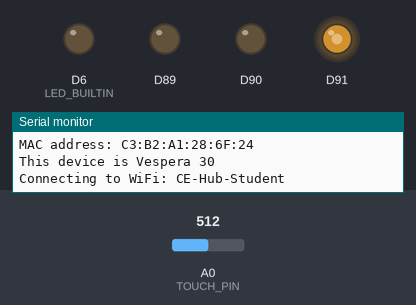
A sketch run on a simulated Arduino MKR. On the bench: output pins drawn as LEDs (lit = HIGH), the last lines printed to the serial monitor. Inputs (shaded band) come from the test bench; at power-on: A0 (TOUCH_PIN) = 512. WiFi joins after 1.5 s; servers stay silent unless stated; random numbers use the default seed unless the sketch sets one; no MQTT or app messages arrive unless stated.

Above: at 0.1 s.
At 3.2 s:
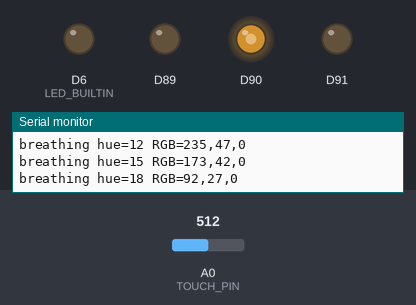
3.3 s: A0 (TOUCH_PIN) set to 309
4.8 s: A0 (TOUCH_PIN) set to 283
Timing chart, 0 to 7.8 s (numbered marks = the images above; inputs shaded):
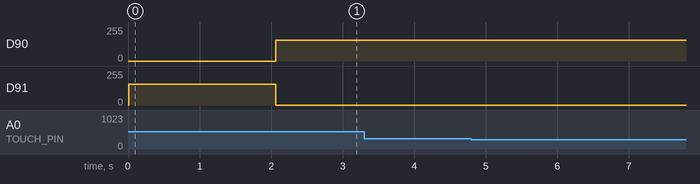

The sketch:

mkr1010_mqtt_simple.ino
```cpp
// Cheng Zhong October 2025 - v1 - MQTT messager to vespera

// works with MKR1010

#include <SPI.h>
#include <WiFiNINA.h>
#include <PubSubClient.h>
#include "arduino_secrets.h"
#include <utility/wifi_drv.h>   // library to drive to RGB LED on the MKR1010

const int TOUCH_PIN = A0;

/**** please enter your sensitive data in the Secret tab/arduino_secrets.h
**** using format below*/
#define SECRET_SSID "CE-Hub-Student"
#define SECRET_PASS "casa-ce-gagarin-public-service"
#define SECRET_MQTTUSER "student"
#define SECRET_MQTTPASS "ce2021-mqtt-forget-whale"

const char* ssid          = SECRET_SSID;
const char* password      = SECRET_PASS;
const char* mqtt_username = SECRET_MQTTUSER;
const char* mqtt_password = SECRET_MQTTPASS;
const char* mqtt_server   = "mqtt.cetools.org";
const int mqtt_port       = 1884;

// create wifi object and mqtt object
WiFiClient wifiClient;
PubSubClient mqttClient(wifiClient);

// breathing effect control
bool breathing = false;
unsigned long lastUpdate = 0;
int hue = 0;

// Make sure to update your lightid value below with the one you have been allocated
String lightId = "30"; // the topic id number or user number being used.

// Here we define the MQTT topic we will be publishing data to
String mqtt_topic = "student/CASA0014/luminaire/" + lightId;
String clientId = ""; // will set once i have mac address so that it is unique

// NeoPixel Configuration - we need to know this to know how to send messages
// to vespera
const int num_leds = 72;
const int payload_size = num_leds * 3; // x3 for RGB

// Create the byte array to send in MQTT payload this stores all the colours
// in memory so that they can be accessed in for example the rainbow function
byte RGBpayload[payload_size];

void setup() {
  Serial.begin(115200);
  //while (!Serial); // Wait for serial port to connect (useful for debugging)
  Serial.println("Vespera");

  // print your MAC address:
  byte mac[6];
  WiFi.macAddress(mac);
  Serial.print("MAC address: ");
  printMacAddress(mac);

  Serial.print("This device is Vespera ");
  Serial.println(lightId);

  // Connect to WiFi
  startWifi();

  // Connect to MQTT broker
  mqttClient.setServer(mqtt_server, mqtt_port);
  mqttClient.setBufferSize(2000);
  mqttClient.setCallback(callback);

  Serial.println("Set-up complete");
  pinMode(LED_BUILTIN, OUTPUT);

}

void loop() {
  if (!mqttClient.connected()) {
    reconnectMQTT();
  }

  if (WiFi.status() != WL_CONNECTED){
    startWifi();
  }
  mqttClient.loop();

  static bool lastPressed = false;
  int raw = analogRead(TOUCH_PIN);
  bool pressed = (raw > 300);

  // detect changes in touch status
  if (pressed != lastPressed) {
    lastPressed = pressed;

    if (pressed) {
      breathing = true;
      Serial.println("TOUCH PRESSED -> start breathing");
    } else {
      breathing = false;
      fadeToColor(0, 0, 0, 20, 20);  // slowly fade out after release
      Serial.println("TOUCH RELEASED -> fade out");
    }
  }

  // if breathing mode on, run effect
  if (breathing) {
    breathingEffect();
  }

  delay(20);
}

// Function to update the R, G, B values of a single LED pixel
// RGB can a value between 0-254, pixel is 0-71 for a 72 neopixel strip
void send_RGB_to_pixel(int r, int g, int b, int pixel) {
  // Check if the mqttClient is connected before publishing
  if (mqttClient.connected()) {
    // Update the byte array with the specified RGB color pattern
    RGBpayload[pixel * 3 + 0] = (byte)r; // Red
    RGBpayload[pixel * 3 + 1] = (byte)g; // Green
    RGBpayload[pixel * 3 + 2] = (byte)b; // Blue

    // Publish the byte array
    mqttClient.publish(mqtt_topic.c_str(), RGBpayload, payload_size);

    Serial.println("Published whole byte array after updating a single pixel.");
  } else {
    Serial.println("MQTT mqttClient not connected, cannot publish from *send_RGB_to_pixel*.");
  }
}

void send_all_off() {
  // Check if the mqttClient is connected before publishing
  if (mqttClient.connected()) {
    // Fill the byte array with the specified RGB color pattern
    for(int pixel=0; pixel < num_leds; pixel++){
      RGBpayload[pixel * 3 + 0] = (byte)0; // Red
      RGBpayload[pixel * 3 + 1] = (byte)0; // Green
      RGBpayload[pixel * 3 + 2] = (byte)0; // Blue
    }
    // Publish the byte array
    mqttClient.publish(mqtt_topic.c_str(), RGBpayload, payload_size);

    Serial.println("Published an all zero (off) byte array.");
  } else {
    Serial.println("MQTT mqttClient not connected, cannot publish from *send_all_off*.");
  }
}

void send_all_random() {
  // Check if the mqttClient is connected before publishing
  if (mqttClient.connected()) {
    // Fill the byte array with the specified RGB color pattern
    for(int pixel=0; pixel < num_leds; pixel++){
      RGBpayload[pixel * 3 + 0] = (byte)random(50,256); // Red
      RGBpayload[pixel * 3 + 1] = (byte)random(50,256); // Green
      RGBpayload[pixel * 3 + 2] = (byte)random(50,256); // Blue
    }
    // Publish the byte array
    mqttClient.publish(mqtt_topic.c_str(), RGBpayload, payload_size);

    Serial.println("Published an all random byte array.");
  } else {
    Serial.println("MQTT mqttClient not connected, cannot publish from *send_all_random*.");
  }
}

void printMacAddress(byte mac[]) {
  for (int i = 5; i >= 0; i--) {
    if (mac[i] < 16) {
      Serial.print("0");
    }
    Serial.print(mac[i], HEX);
    if (i > 0) {
      Serial.print(":");
    }
  }
  Serial.println();
}

// hue to rgb, for blue-purple-pink loop
void hueToRGB(int hue, byte &r, byte &g, byte &b) {
  float h = (hue % 360) / 60.0;
  float x = 1 - fabs(fmod(h, 2) - 1);
  float R, G, B;

  if (h < 1) { R = 1; G = x; B = 0; }
  else if (h < 2) { R = x; G = 1; B = 0; }
  else if (h < 3) { R = 0; G = 1; B = x; }
  else if (h < 4) { R = 0; G = x; B = 1; }
  else if (h < 5) { R = x; G = 0; B = 1; }
  else { R = 1; G = 0; B = x; }

  r = (byte)(R * 255);
  g = (byte)(G * 255);
  b = (byte)(B * 255);
}

// breathing effect: blue > purple > pink > blue
void breathingEffect() {
  unsigned long now = millis();
  if (now - lastUpdate > 200) { // update color every ~ 0.2s
    lastUpdate = now;

    // Cycle the hue within the range of 200 to 320 degrees
    hue += 3;
    if (hue > 320) hue = 200;

    byte r, g, b;
    hueToRGB(hue, r, g, b);

    //  breathing brightness curve (sin shape)
    float brightness = (sin(millis() / 1000.0 * 3.14159) + 1.0) / 2.0; // 0~1
    r = (byte)(r * brightness);
    g = (byte)(g * brightness);
    b = (byte)(b * brightness);

    // Update the entire light strip
    for (int p = 0; p < num_leds; p++) {
      RGBpayload[p*3+0] = r;
      RGBpayload[p*3+1] = g;
      RGBpayload[p*3+2] = b;
    }

    if (mqttClient.connected()) {
      mqttClient.publish(mqtt_topic.c_str(), RGBpayload, payload_size);
    }

    Serial.print("breathing hue=");
    Serial.print(hue);
    Serial.print(" RGB=");
    Serial.print(r); Serial.print(",");
    Serial.print(g); Serial.print(",");
    Serial.println(b);
  }
}
```

RGBLED.ino
```cpp
void toggleRGB(){

  WiFiDrv::analogWrite(25, 255);
  WiFiDrv::analogWrite(26, 0);
  WiFiDrv::analogWrite(27, 0);

  delay(1000);

  WiFiDrv::analogWrite(25, 0);
  WiFiDrv::analogWrite(26, 255);
  WiFiDrv::analogWrite(27, 0);

  delay(1000);

  WiFiDrv::analogWrite(25, 0);
  WiFiDrv::analogWrite(26, 0);
  WiFiDrv::analogWrite(27, 255);

  delay(1000);

  WiFiDrv::analogWrite(25, 0);
  WiFiDrv::analogWrite(26, 0);
  WiFiDrv::analogWrite(27, 0);

  delay(1000);
}

void LedRed(){
  WiFiDrv::analogWrite(25, 155);
  WiFiDrv::analogWrite(26, 0);
  WiFiDrv::analogWrite(27, 0);
}

void LedBlue(){
  WiFiDrv::analogWrite(25, 0);
  WiFiDrv::analogWrite(26, 0);
  WiFiDrv::analogWrite(27, 155);
}

void LedGreen(){
  WiFiDrv::analogWrite(25, 0);
  WiFiDrv::analogWrite(26, 155);
  WiFiDrv::analogWrite(27, 0);
}
```

arduino_secrets.h
```cpp
#define SECRET_SSID "CE-Hub-Student"
#define SECRET_PASS "casa-ce-gagarin-public-service"
```

connections.ino
```cpp
// Function to handle incoming MQTT messages
void callback(char* topic, byte* payload, unsigned int length) {
  Serial.print("Message received on topic: ");
  Serial.println(topic);
}


// Connect wifi and get mac address for unique clientId and print out some setup info
void startWifi(){
  delay(10);
  LedBlue(); // show Blue LED when looking for wifi
  Serial.print("Connecting to WiFi: ");
  Serial.println(ssid);

  // Check if the WiFi module is present
  if (WiFi.status() == WL_NO_MODULE) {
    Serial.println("Communication with WiFi module failed!");
    // Don't continue if module is not present
    while (true);
  }

  // Attempt to connect to WiFi network
  int status = WL_IDLE_STATUS;
  while (status != WL_CONNECTED) {
    status = WiFi.begin(ssid, password);
    Serial.print(".");
    delay(500);
  }

  Serial.println("\nWiFi connected!");
  Serial.print("IP address: ");
  Serial.println(WiFi.localIP());

  LedGreen(); // all good so show green for go
}


// handle reconnects to MQTT broker
void reconnectMQTT() {
  // Loop until we're reconnected
  LedBlue();
  while (!mqttClient.connected()) {
    Serial.println("Connecting to MQTT...");
    if (mqttClient.connect(clientId.c_str(), mqtt_username, mqtt_password)) {
      Serial.println("connected");
      // Subscribe to the topic you want to listen to
      mqttClient.subscribe(mqtt_topic.c_str());
      Serial.println("Subscribed to MQTT topics");
    } else {
      Serial.print("failed, rc=");
      Serial.print(mqttClient.state());
      Serial.println(" try again in 5 seconds");
      delay(5000);
    }
  }
  LedGreen();
}

// fade from target color down to black
void fadeToColor(byte r, byte g, byte b, int steps, int delayMs) {
  for (int i = 0; i <= steps; i++) {
  byte rr = (byte)(r * (1 - i / (float)steps));
  byte gg = (byte)(g * (1 - i / (float)steps));
  byte bb = (byte)(b * (1 - i / (float)steps));

  for (int p = 0; p < num_leds; p++) {
    RGBpayload[p*3+0] = rr;
    RGBpayload[p*3+1] = gg;
    RGBpayload[p*3+2] = bb;
  }

  if (mqttClient.connected()) {
    mqttClient.publish(mqtt_topic.c_str(), RGBpayload, payload_size);
  }

  delay(delayMs);
 }
}
```
